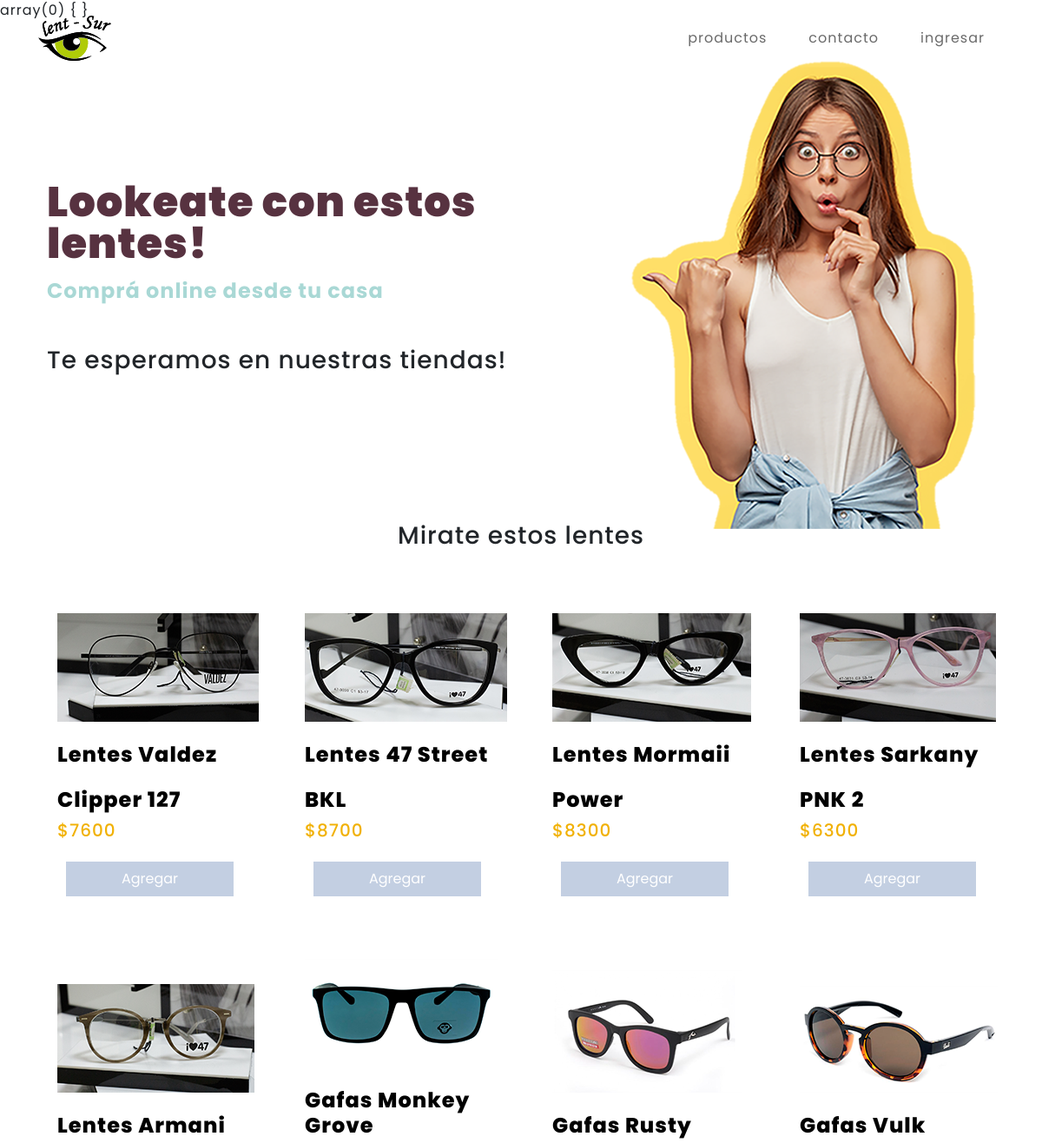
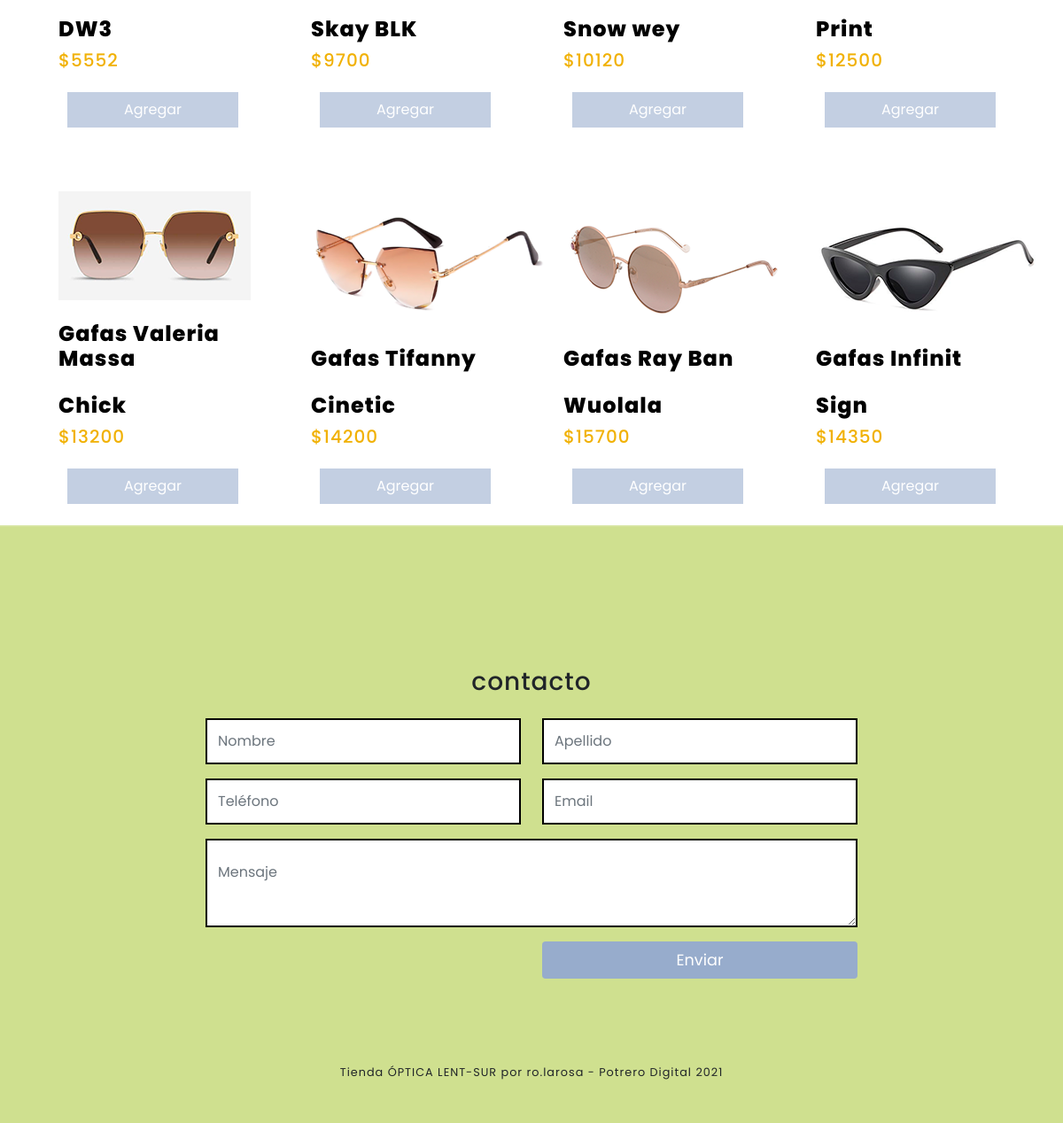
The page / on the database its author committed (2 pictures, top to bottom).
### tables this page shows
CREATE TABLE `productos` (
  `id` int(8) NOT NULL,
  `marca` varchar(100) NOT NULL,
  `modelo` varchar(100) NOT NULL,
  `características` varchar(100) NOT NULL,
  `precio` int(100) NOT NULL,
  `stock_disponible` tinyint(100) NOT NULL,
  `categoría` varchar(100) NOT NULL,
  `imagen` varchar(100) NOT NULL
);

### controladores/funciones.php (called while the page is built, shortened)
<?php
function traer_items(){
  $productos = model_traer_productos();
  return $productos;
}
function model_traer_productos(){
  $enlace = mysqli_connect("localhost", "root", "", "optica_lentsur");
  $sql = "SELECT * FROM productos";
  $result = mysqli_query($enlace, $sql);
  if (mysqli_num_rows($result) > 0) {
  while($row = mysqli_fetch_assoc($result)) {
  $productos[] = $row;
    }
  } else {
      echo "0 results";
  }
  return $productos;
}
?>

### index.php (the view, shortened to what this page needs)
<!DOCTYPE html>
<html lang="en">
    <head>
      <?php
        include('vistas/head.php');
        include('controladores/funciones.php');
        $productos = traer_items();
      ?>
       </head>
    <body id="page-top">
        <?php
        var_dump($_SESSION);
        if ($_SESSION ['user']!= ""){
          include ('vistas/navbar_logueado.php');
        } else {
          include ('vistas/navbar_no_logueado.php');
        }
        ?>
    <header class="masthead">
        <div class="container d-flex h-100 align-items-center">
          <div class="col-6 mx-auto">
            <div class="text-left">
                <h1 class="my-0">Lookeate con estos lentes!</h1>
                <h2 class="mt-3 mb-5">Comprá online desde tu casa</h2>
                <h3 class="mt-3 mb-5">Te esperamos en nuestras tiendas!</h3>
            </div>
          </div>
          <div class="col-6">
            <img src="assets/home.png"/>
          </div>
        </div>
    </header>
        <section class="productos-section" id="productos">
            <div class="container">
                <div class="row mx-auto text-center">
                  <div class="col-lg-8 mx-auto">
                      <h3 class="mb-4">Mirate estos lentes</h3>
                  </div>
                </div>
                <div class="row align-items-end">
                <?php foreach($productos as $producto){ ?>
                  <div class="col-xl-3 col-6 mt-4">
                    <div class="producto text-center p-4">
                      <img src="assets/<?php echo $producto ['imagen'];?>.png"/>
                      <h4 class="text-left"><?php echo $producto ['marca']; ?></h4>
                      <h4 class="text-left"><?php echo $producto ['modelo']; ?></h4>
                      <h5 class="text-left">$<?php echo $producto ['precio']; ?></h5>
                      <button data-id="<?php echo $producto['id']; ?>" data-imagen="<?php echo $producto ['imagen']; ?>" data-marca="<?php echo $producto ['marca']; ?>" data-modelo="<?php echo $producto ['modelo']; ?>" data-precio="<?php echo $producto ['precio']; ?>" class="btn btn-agregar">Agregar</button>
                    </div>
                  </div>
                <?php }?>
                </div>
            </div>
        </section>
          <?php include('vistas/footer.php')?>
    </body>
</html>

### rows shown on the page
productos: imagen (picture), marca "Lentes Valdez", modelo "Clipper 127", precio "7600"
productos: imagen (picture), marca "Lentes 47 Street", modelo "BKL", precio "8700"
productos: imagen (picture), marca "Lentes Mormaii", modelo "Power", precio "8300"
productos: imagen (picture), marca "Lentes Sarkany", modelo "PNK 2", precio "6300"
productos: imagen (picture), marca "Lentes Armani", modelo "DW3", precio "5552"
productos: imagen (picture), marca "Gafas Monkey Grove", modelo "Skay BLK", precio "9700"
productos: imagen (picture), marca "Gafas Rusty", modelo "Snow wey", precio "10120"
productos: imagen (picture), marca "Gafas Vulk", modelo "Print", precio "12500"
productos: imagen (picture), marca "Gafas Valeria Massa", modelo "Chick", precio "13200"
productos: imagen (picture), marca "Gafas Tifanny", modelo "Cinetic", precio "14200"
productos: imagen (picture), marca "Gafas Ray Ban", modelo "Wuolala", precio "15700"
productos: imagen (picture), marca "Gafas Infinit", modelo "Sign", precio "14350"
